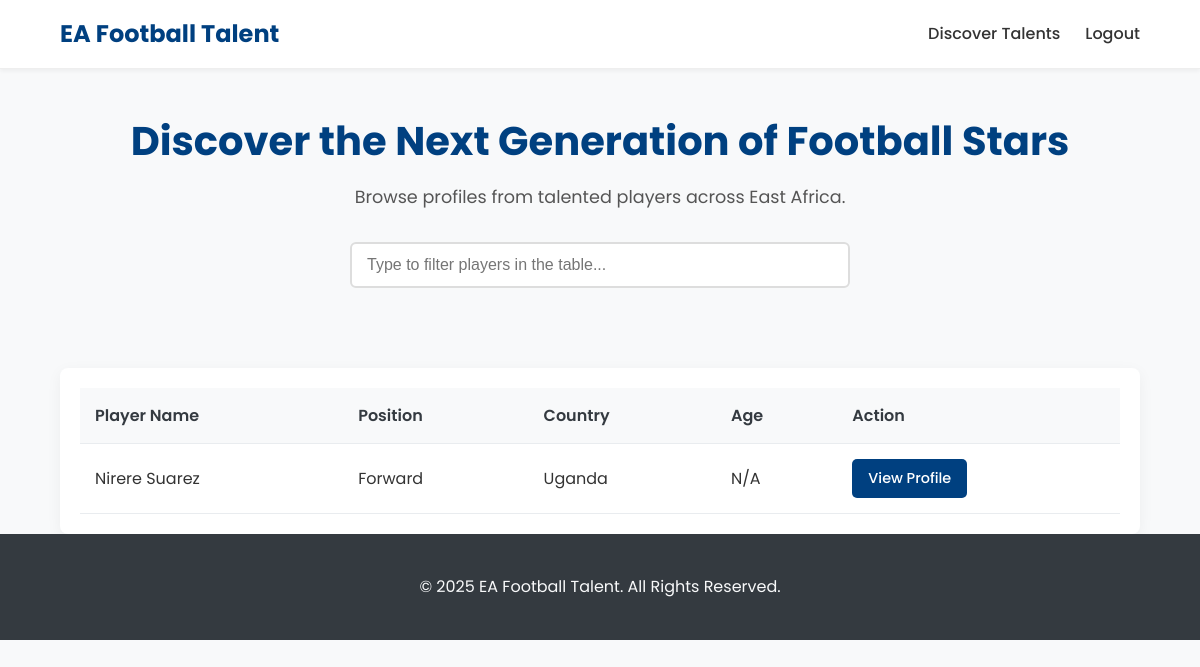
Screenshot of /discover/ (signed in) with the database file from the repository.
### core/models.py (models this page shows, shortened)
class PlayerProfile(models.Model):
    user = models.OneToOneField(CustomUser, on_delete=models.CASCADE, primary_key=True)
    country = models.CharField(max_length=100)
    position = models.CharField(max_length=50)
    date_of_birth = models.DateField()
    bio = models.TextField(blank=True, null=True)

class CustomUser(AbstractUser):
    USER_TYPE_CHOICES = (
        ('player', 'Player'),
        ('club', 'Club'),
    )
    user_type = models.CharField(max_length=10, choices=USER_TYPE_CHOICES)

### core/views.py (the view)
# urls.py: path('discover/', discover_talents, name='discover_talents'),
@login_required
def discover_talents(request):
    if request.user.user_type != 'club':
        return redirect('home')
    players = PlayerProfile.objects.all()
    context = {
        'players': players
    }
    return render(request, 'discover_talents.html', context)

### core/templates/discover_talents.html (shortened to what this page needs)
{% extends 'base.html' %}
{% load static %}
{% block style %}
    <link rel="stylesheet" href="{% static 'discover.css' %}" />
{% endblock %}
{% block content %}
<div class="container">
    <div class="discover-header">
        <h2>Discover the Next Generation of Football Stars</h2>
        <p>Browse profiles from talented players across East Africa.</p>
        <div class="search-container">
            <input type="text" id="live-search-input" class="search-input" placeholder="Type to filter players in the table...">
        </div>
    </div>
    <div class="table-container">
        <table class="player-table">
            <thead>
                <tr>
                    <th data-column="name" class="sortable">Player Name </th>
                    <th data-column="position" class="sortable">Position </th>
                    <th data-column="country" class="sortable">Country </th>
                    <th data-column="age" class="sortable">Age </th>
                    <th>Action</th>
                </tr>
            </thead>
            <tbody id="player-table-body">
                {% for player in players %}
                    <tr>
                        <td>{{ player.user.get_full_name|default:player.user.username }}</td>
                        <td>{{ player.position }}</td>
                        <td>{{ player.country }}</td>
                        <td>{{ player.age|default:'N/A' }}</td>
                        <td>
                            <a href="{% url 'player_detail' player.pk %}" class="btn-view">View Profile</a>
                        </td>
                    </tr>
                {% empty %}
                    <tr class="empty-state-row">
                        <td colspan="5">No players found in the database.</td>
                    </tr>
                {% endfor %}
            </tbody>
        </table>
    </div>
</div>
{% endblock %}

### core/static/style.css (style rules this page uses)
body, h1, h2, h3, p, ul, form { margin: 0; padding: 0; }
body { font-family: 'Poppins', sans-serif; background-color: #f8f9fa; color: #333; line-height: 1.6; }
.container { width: 90%; max-width: 1200px; margin: 0 auto; }

### core/static/discover.css (style rules this page uses)
.discover-header { text-align: center; padding: 40px 20px; margin-bottom: 40px; }
.discover-header h2 { font-size: 2.5em; color: #004080; margin-bottom: 10px; }
.discover-header p { font-size: 1.1em; color: #555; margin-bottom: 30px; }
.search-input { flex-grow: 1; border: 2px solid #ddd; padding: 12px 15px; border-radius: 6px 0 0 6px; font-size: 1em; }
.table-container { background-color: #fff; border-radius: 8px; box-shadow: 0 4px 15px rgba(0, 0, 0, 0.05); overflow-x: auto; padding: 20px; }
.player-table { width: 100%; border-collapse: collapse; font-size: 1em; }
.player-table thead tr { background-color: #f8f9fa; }
.player-table th, .player-table td { padding: 15px; text-align: left; border-bottom: 1px solid #e9ecef; }
.player-table th { font-weight: 600; color: #343a40; }
.btn-view { display: inline-block; background-color: #004080; color: #fff; padding: 8px 16px; border-radius: 5px; text-decoration: none; font-weight: 500; font-size: 0.9em; transition: background-color 0.3s; }
.search-container { max-width: 500px; margin: 0 auto; }
.search-input { width: 100%; box-sizing: border-box; border-radius: 6px; }
.player-table th.sortable { cursor: pointer; position: relative; user-select: none; }

### rows the page displays
PlayerProfile: user.get_full_name "Nirere Suarez", position "Forward", country "Uganda", age "N/A"
